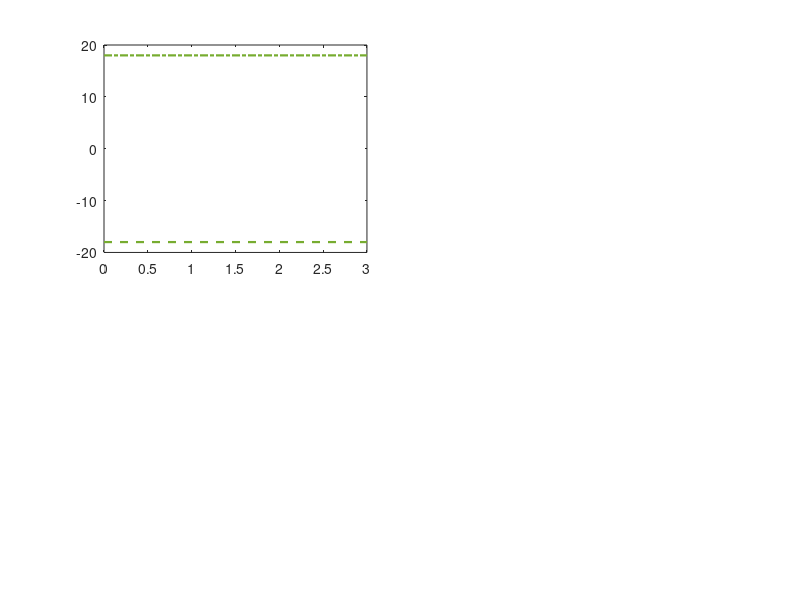

MATLAB code for this plot: (Note: this script raises an error after producing the figure.)
 %%%%%%%%%%%%%%%%%%%%%%
 figure('Units','centimeter','Position',[2 2 24 18]);
 subplot(2,2,1)
 plot([0,3],[18,18],'-.','lineWidth',1.6,'Color',[0.466666666666667 0.674509803921569 0.188235294117647]);
 hold on;
 plot([0,3],[-18,-18],'--','lineWidth',1.6,'Color',[0.466666666666667 0.674509803921569 0.188235294117647]);
 hold on;
 plot(t,vv_a,'r-','lineWidth',1.6);
 hold on;
 ylim([-20,20]);
%  str1='$u(t)$ with $x(0)=0.5$','Interpreter','latex';
%  str2='$v_{\rm{max}}=18$','Interpreter','latex';
%  str3='$v_{\rm{min}}=-18$','Interpreter','latex';
%  legend(str1,str2,str3);
 xlabel('$t$/s','FontName','Times New Roman','Interpreter','latex');
 ylabel('$u(t)$ with $x(0)=0.5$','FontName','Times New Roman','Interpreter','latex');
 
 subplot(2,2,2)
 plot([0,3],[18,18],'-.','lineWidth',1.6,'Color',[0.466666666666667 0.674509803921569 0.188235294117647]);
 hold on;
 plot([0,3],[-18,-18],'--','lineWidth',1.6,'Color',[0.466666666666667 0.674509803921569 0.188235294117647]);
 hold on;
 plot(t,vv_b,'r-','lineWidth',1.6);
 hold on;
 ylim([-20,20]);
%  str1='$u(t)$ with $x(0)=1.25$','Interpreter','latex';
%  str2='$v_{\rm{max}}=18$','Interpreter','latex';
%  str3='$v_{\rm{min}}=-18$','Interpreter','latex';
%  legend(str1,str2,str3);
 xlabel('$t$/s','FontName','Times New Roman','Interpreter','latex');
 ylabel('$u(t)$ with $x(0)=1.25$','FontName','Times New Roman','Interpreter','latex');
 
 subplot(2,2,3)
 plot([0,3],[18,18],'-.','lineWidth',1.6,'Color',[0.466666666666667 0.674509803921569 0.188235294117647]);
 hold on;
 plot([0,3],[-18,-18],'--','lineWidth',1.6,'Color',[0.466666666666667 0.674509803921569 0.188235294117647]);
 hold on;
 plot(t,vv_c,'r-','lineWidth',1.6);
 hold on;
 ylim([-20,20]);
%  str1='$u(t)$ with $x(0)=-0.5$','Interpreter','latex';
%  str2='$v_{\rm{max}}=18$','Interpreter','latex';
%  str3='$v_{\rm{min}}=-18$','Interpreter','latex';
%  legend(str1,str2,str3);
 xlabel('$t$/s','FontName','Times New Roman','Interpreter','latex');
 ylabel('$u(t)$ with $x(0)=-0.5$','FontName','Times New Roman','Interpreter','latex');
  
 subplot(2,2,4)
 plot([0,3],[18,18],'-.','lineWidth',1.6,'Color',[0.466666666666667 0.674509803921569 0.188235294117647]);
 hold on;
 plot([0,3],[-18,-18],'--','lineWidth',1.6,'Color',[0.466666666666667 0.674509803921569 0.188235294117647]);
 hold on;
 plot(t,vv_d,'r-','lineWidth',1.6);
 hold on;
 ylim([-20,20]);
%  str1='$u(t)$ with $x(0)=-1.25$','Interpreter','latex';
%  str2='$v_{\rm{max}}=18$','Interpreter','latex';
%  str3='$v_{\rm{min}}=-18$','Interpreter','latex';
%  legend(str1,str2,str3);
 xlabel('$t$/s','FontName','Times New Roman','Interpreter','latex');
 ylabel('$u(t)$ with $x(0)=-1.25$','FontName','Times New Roman','Interpreter','latex');